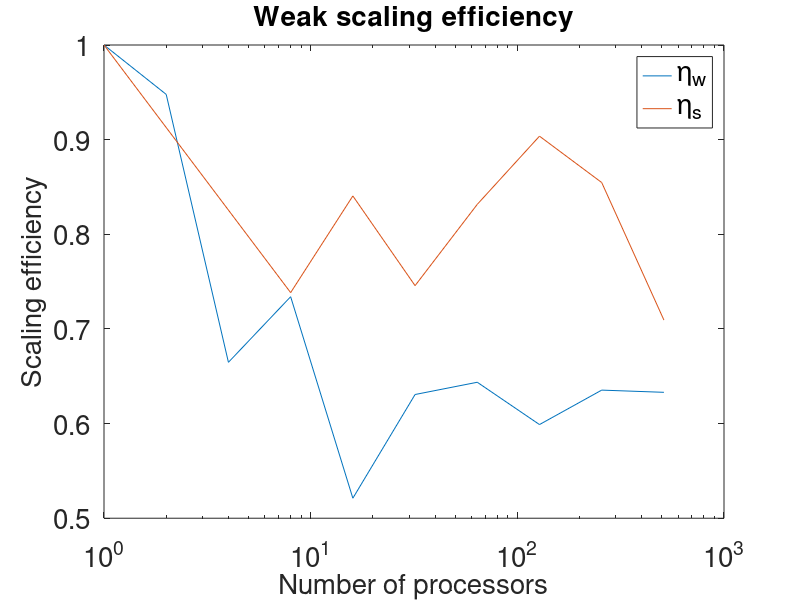

This chart was generated by the following MATLAB code:
cpus_w = 2.^linspace(0,9,10);
cpus_s = [1,8,16,32,64,128,256,512];
%t = [345, 364, 519, 470, 662, 547, 536, 576, 543, 545];
tw = [3450, 3640, 5190, 4700, 6620, 5470, 5360, 5760, 5430, 5450];
ts = [90802, 15372, 6752, 3805, 1706, 785, 415, 250];
eta_s = ts(1)./(cpus_s.*ts);
eta_w = tw(1)./tw;

%plot(cpus,eta_w);
semilogx(cpus_w,eta_w);
hold all
semilogx(cpus_s,eta_s);

fontsize = 20;
hax = gca;
set(hax, 'fontsize',fontsize ...
    );
xlabel('Number of processors',...
    'fontsize',fontsize...
    );
ylabel('Scaling efficiency',...
    'fontsize',fontsize ...
    );
title('Weak scaling efficiency',...
    'fontsize',fontsize ...
    );
legend({'\eta_w','\eta_s'},...
    'fontsize',fontsize)